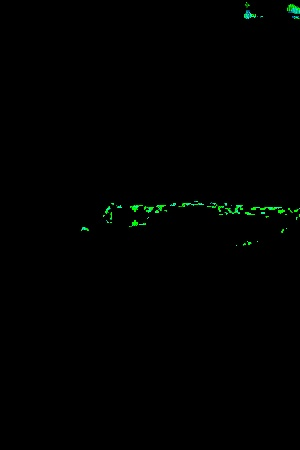
#> input picture ramesh&vydeki/images/diseased_part.jpg, 300 x 450 px
$ python color_extraction.py
#> lines starting #> are read from the running program, lines starting #| are printed output that depends on the picture; long printed decimals are rounded
import cv2
import numpy as np

# Load your segmented disease portion image
segmented_disease_image_path = './images/diseased_part.jpg'  # Replace with the path to your segmented image
segmented_disease_image = cv2.imread(segmented_disease_image_path)
#> segmented_disease_image is the input picture: shape (450, 300, 3); mean B, G, R 0.6, 1.4, 0.4

# Extract RGB components and calculate mean and standard deviation
b, g, r = cv2.split(segmented_disease_image)
mean_b, mean_g, mean_r = np.mean(b), np.mean(g), np.mean(r)
#> mean_b = 0.624; mean_g = 1.36; mean_r = 0.372
std_b, std_g, std_r = np.std(b), np.std(g), np.std(r)
#> std_b = 8.12; std_g = 15.06; std_r = 5.04

# Convert the segmented disease portion to HSV color space
hsv_segmented_disease = cv2.cvtColor(segmented_disease_image, cv2.COLOR_BGR2HSV)
#> hsv_segmented_disease: shape (450, 300, 3); mean H, S, V 4.3, 15.1, 1.4

# Extract HSV components and calculate mean
h, s, v = cv2.split(hsv_segmented_disease)
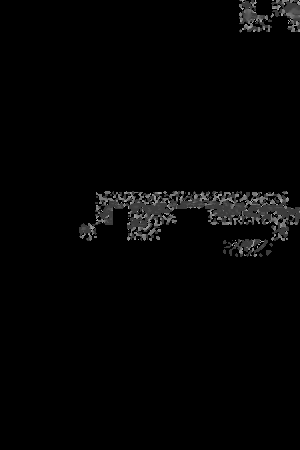
#> h: shape (450, 300); min 0, max 177, mean 4.3
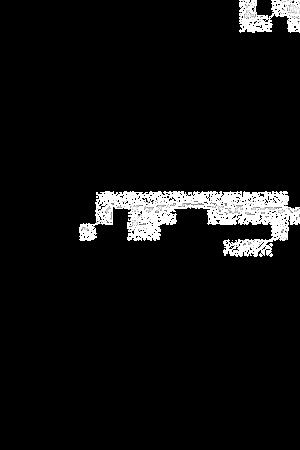
#> s: shape (450, 300); min 0, max 255, mean 15.1
mean_h, mean_s, mean_v = np.mean(h), np.mean(s), np.mean(v)
#> mean_h = 4.29; mean_s = 15.13; mean_v = 1.44

# Convert the segmented disease portion to LAB color space
lab_segmented_disease = cv2.cvtColor(segmented_disease_image, cv2.COLOR_BGR2LAB)
#> lab_segmented_disease: shape (450, 300, 3); mean of channels 0, 1, 2 1.2, 127.6, 128.3

# Extract LAB components and calculate mean
l, a, b_lab = cv2.split(lab_segmented_disease)
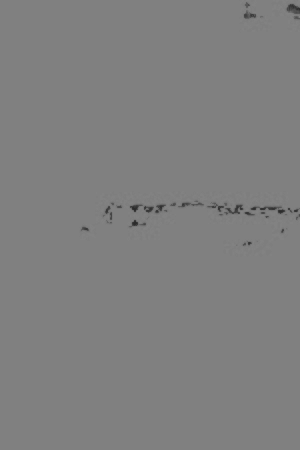
#> a: shape (450, 300); min 42, max 132, mean 127.6
mean_l, mean_a, mean_b_lab = np.mean(l), np.mean(a), np.mean(b_lab)
#> mean_l = 1.19; mean_a = 127.6; mean_b_lab = 128.3

# Print the results
print("RGB Mean (R, G, B):", mean_r, mean_g, mean_b)
#| RGB Mean (R, G, B): 0.372 1.358 0.6242
print("RGB Std Dev (R, G, B):", std_r, std_g, std_b)
#| RGB Std Dev (R, G, B): 5.041 15.065 8.123
print("HSV Mean (H, S, V):", mean_h, mean_s, mean_v)
#| HSV Mean (H, S, V): 4.286 15.127 1.439
print("LAB Mean (L, A, B):", mean_l, mean_a, mean_b_lab)
#| LAB Mean (L, A, B): 1.190 127.587 128.276
